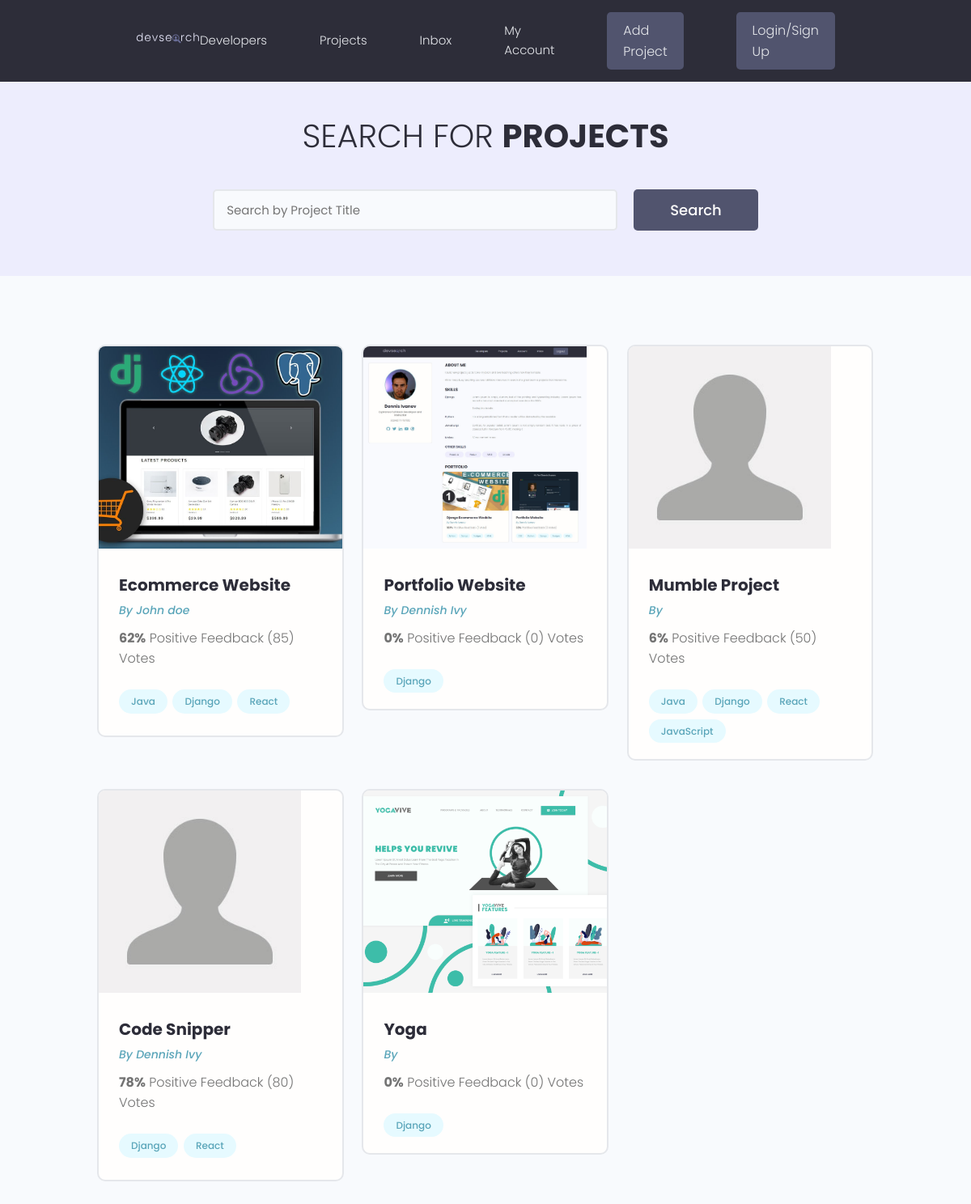
The app's page /projects/, older data.
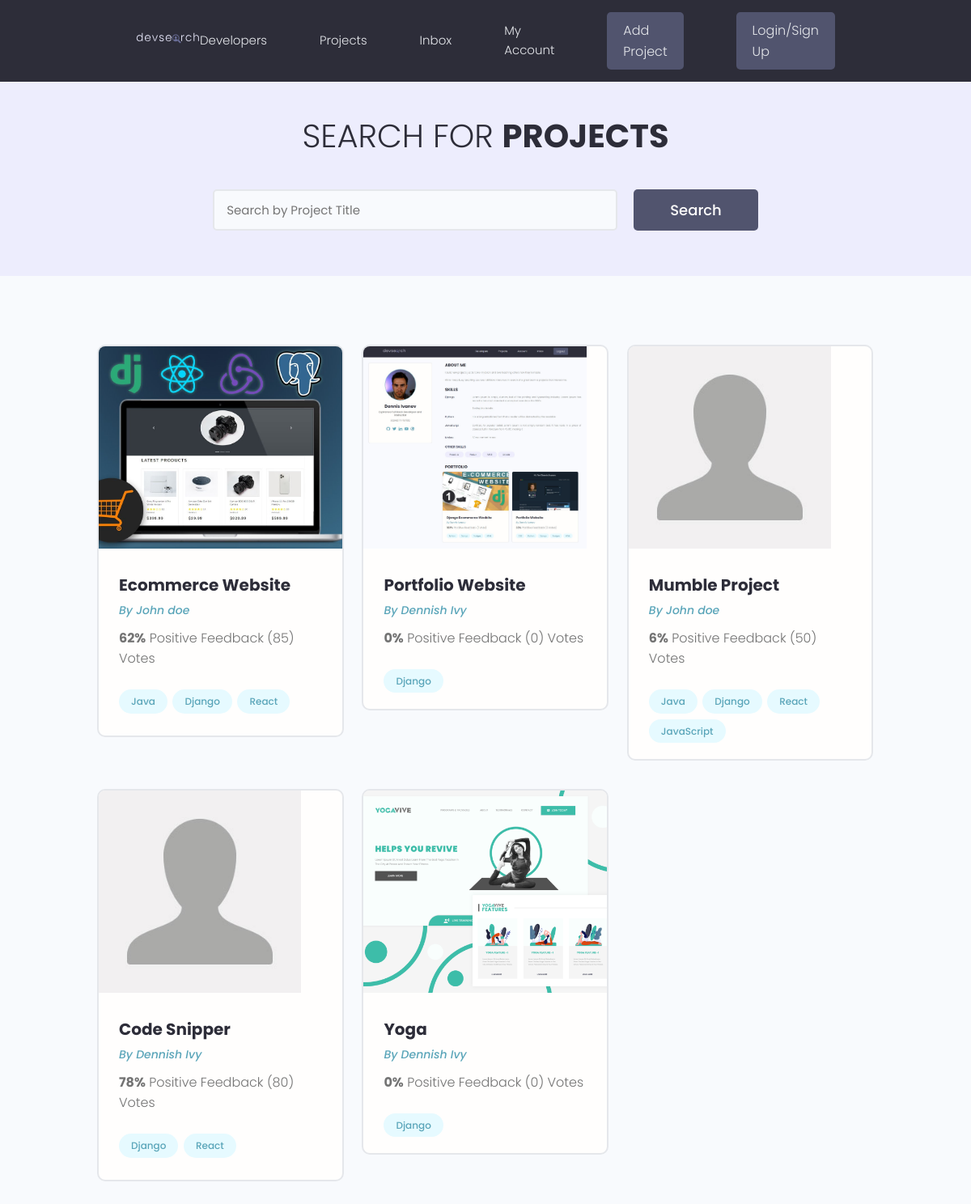
The same page, newer data.
### projects/models.py (models this page shows, shortened)
class Project(models.Model):
    owner = models.ForeignKey(Profile, null=True, blank=True, on_delete=models.SET_NULL)
    title = models.CharField(max_length=200)
    description = models.TextField(null = True, blank=True)
    featured_image = models.ImageField(null=True, blank=True, default="default.jpg")
    demo_link = models.CharField(max_length=2000, null = True, blank=True)
    source_link = models.CharField(max_length=2000, null=True, blank=True)
    tags = models.ManyToManyField('Tag', blank=True)
    vote_total = models.IntegerField(default=0, null=True, blank=True)
    vote_ratio = models.IntegerField(default=0, null=True, blank=True)
    created = models.DateTimeField(auto_now_add=True)
    id = models.UUIDField(default=uuid.uuid4, unique=True, primary_key=True, editable=False)

### users/models.py (models this page shows, shortened)
class Profile(models.Model):
    user = models.OneToOneField(User, on_delete=models.CASCADE, null=True, blank=True)
    name = models.CharField(max_length=200, null=True, blank=True)
    email = models.EmailField(max_length=500, blank=True, null=True)
    username = models.CharField(max_length=200, null=True, blank=True)
    location = models.CharField(max_length=200, null=True, blank=True)
    short_intro = models.CharField(max_length=200, null=True, blank=True)
    bio = models.TextField( null=True, blank=True)
    profile_image = models.ImageField(null=True, blank= True, upload_to='profiles/', default="profiles/user-default.png")
    social_github = models.CharField(max_length=200, null=True, blank=True)
    social_twitter = models.CharField(max_length=200, null=True, blank=True)
    social_linkedin = models.CharField(max_length=200, null=True, blank=True)
    social_youtube = models.CharField(max_length=200, null=True, blank=True)
    social_website = models.CharField(max_length=200, null=True, blank=True)
    created = models.DateTimeField(auto_now_add=True)
    id = models.UUIDField(default=uuid.uuid4, unique=True, primary_key=True, editable=False)

### projects/views.py (the view)
# urls.py: path('projects/', include('projects.urls')),
def projects(request):
    projects = Project.objects.all()
    context = {'projects':projects }
    return render(request, 'projects/projects.html', context)

### projects/models.py (called while the page is built)
    def __str__(self):
        return self.name

### projects/templates/projects/projects.html (shortened to what this page needs)
{% extends 'main.html' %}
{% block content %}
<main class="projects">
    <section class="hero-section text-center">
        <div class="container container--narrow">
            <div class="hero-section__box">
                <h2>Search for <span>Projects</span></h2>
            </div>
            <div class="hero-section__search">
                <form id='searchForm' class="form" action="{% url 'projects' %}" method="get">
                    <div class="form__field">
                        <input class="input input--text" id="formInput#search" type="text" name="search_query"
                            placeholder="Search by Project Title" value="{{search_query}}" />
                    </div>
                    <input class="btn btn--sub btn--lg" type="submit" value="Search" />
                </form>
            </div>
        </div>
    </section>
    <section class="projectsList">
        <div class="container">
            <div class="grid grid--three">
                {% for project in projects %}
                <div class="column">
                    <div class="card project">
                        <a href="{% url 'project' project.id %}" class="project">
                            <img class="project__thumbnail" src="{{project.featured_image.url}}" alt="project thumbnail" />
                            <div class="card__body">
                                <h3 class="project__title">{{project.title}}</h3>
                                <p><a class="project__author" href="{% url 'user-profile' project.owner.id %}">By
                                        {{project.owner.name}}</a>
                                </p>
                                <p class="project--rating">
                                    <span style="font-weight: bold;">{{project.vote_ratio}}%</span> Positive
                                    Feedback ({{project.vote_total}}) Vote{{project.vote_total|pluralize:"s"}}
                                </p>
                                <div class="project__tags">
                                    {% for tag in project.tags.all %}
                                    <span class="tag tag--pill tag--main">
                                        <small>{{tag}}</small>
                                    </span>
                                    {% endfor %}
                                </div>
                            </div>
                        </a>
                    </div>
                </div>
                {% endfor %}
            </div>
        </div>
    </section>
</main>
{% endblock %}

Row changes from the older to the newer data that the page shows:
changed Project "Mumble Project": owner.name (not shown) → "John doe"
changed Project "Yoga": owner.name (not shown) → "Dennish Ivy"
